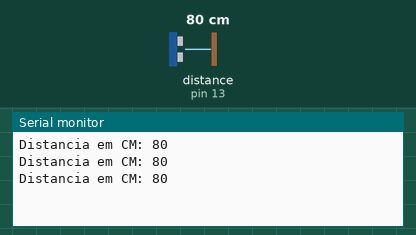
Recording of a sketch running on a simulated Arduino Uno, built with avr-gcc and run on an emulated ATmega328P. Parts: the last lines printed to the serial monitor. The inputs (shaded band) are chosen by the test bench; at power-on: distance to the obstacle (sensor on pin 13) 80 cm. The echo pulse lasts 58.3 µs per cm.

Above: at 1.3 s.
1.4 s: distance to the obstacle (sensor on pin 13) set to 2 cm
At 1.9 s:
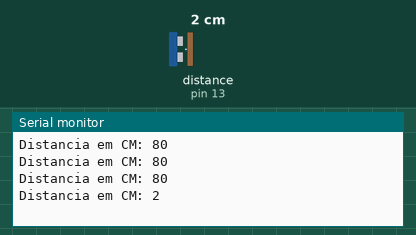
2.9 s: distance to the obstacle (sensor on pin 13) set to 4 cm
At 3.4 s:
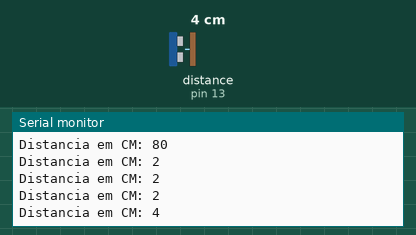
Timing chart, 0 to 5.9 s (numbered marks = the images above; inputs shaded):
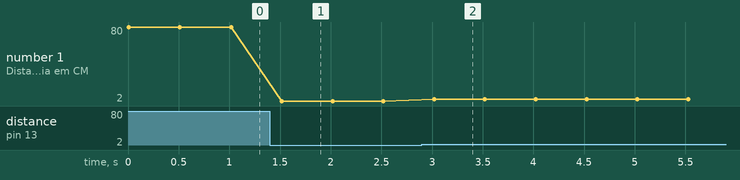

The sketch:

Ultrasonic.ino
```cpp
#include "Ultrasonic.h"
#define echoPin 13 //Pino 13 recebe o pulso do echo
#define trigPin 12 //Pino 12 envia o pulso para gerar o echo
//iniciando a função e passando os pinos
Ultrasonic ultrasonic(12,13);

void setup()
{
   Serial.begin(9600); //inicia a porta serial
   pinMode(echoPin, INPUT); // define o pino 13 como entrada (recebe)
   pinMode(trigPin, OUTPUT); // define o pino 12 como saida (envia)
}

void loop()
{
  //seta o pino 12 com um pulso baixo "LOW" ou desligado ou ainda 0
    digitalWrite(trigPin, LOW);
  // delay de 2 microssegundos
    delayMicroseconds(2);
  //seta o pino 12 com pulso alto "HIGH" ou ligado ou ainda 1
    digitalWrite(trigPin, HIGH);
  //delay de 10 microssegundos
    delayMicroseconds(10);
  //seta o pino 12 com pulso baixo novamente
    digitalWrite(trigPin, LOW);
  // função Ranging, faz a conversão do tempo de
  //resposta do echo em centimetros, e armazena
  //na variavel distancia
    int distancia = (ultrasonic.Ranging(CM));

Serial.print("Distancia em CM: ");
Serial.println(distancia);
delay(500); //espera 1 segundo para fazer a leitura novamente
}
```

Measured:
- after the input at 1.4 s, the serial monitor: prints a new line after 0.12 s (image 1)
- after the input at 2.9 s, the serial monitor: prints a new line after 0.12 s (image 2)
- plotted number 1: 80 → 2 after the input at 1.4 s, 2 → 4 after the input at 2.9 s
